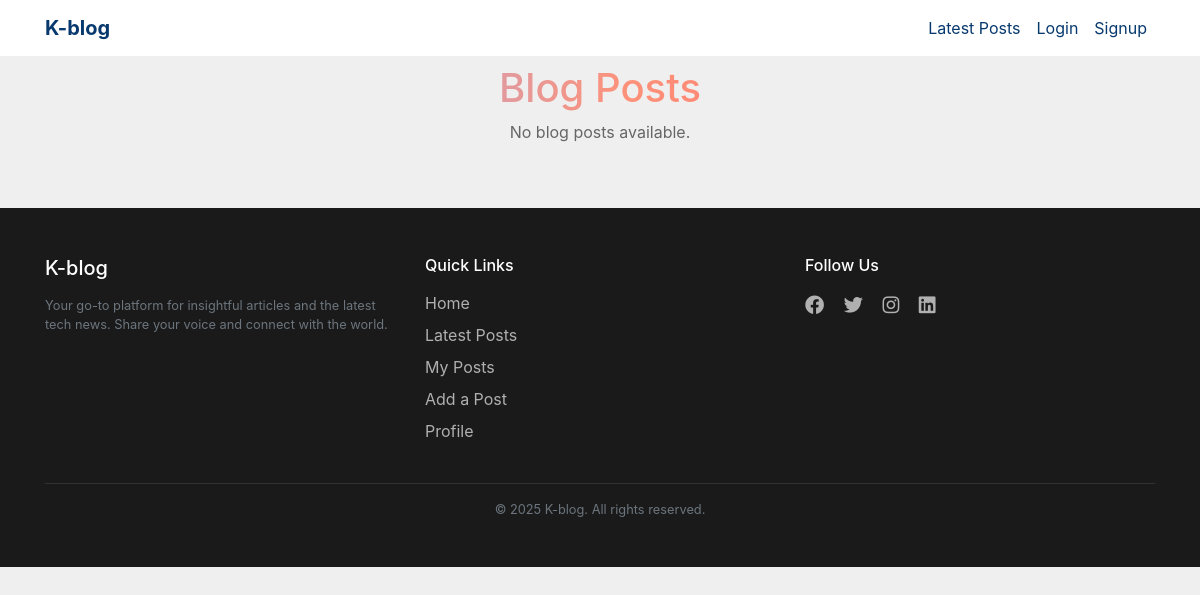
/category/3, run on an earlier commit of the app's database.
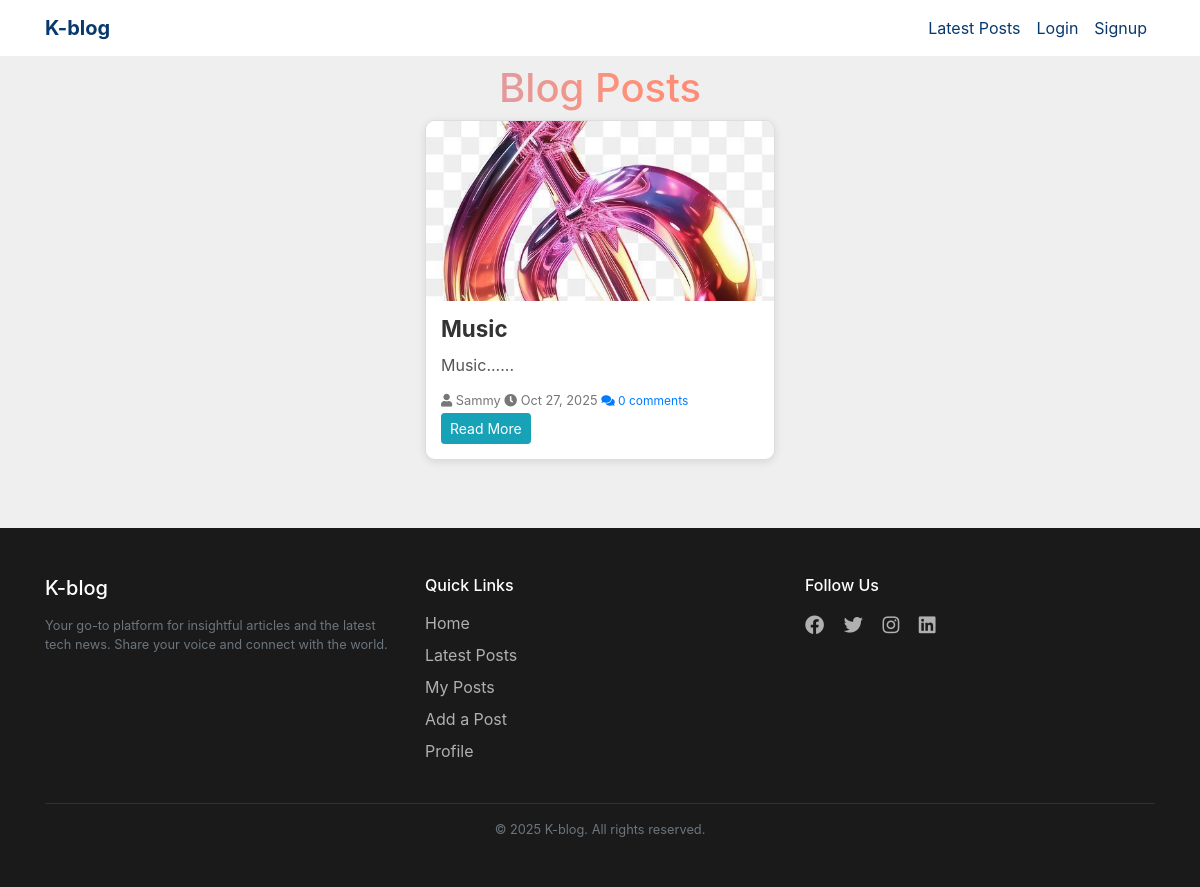
And on a later commit of the database.
### models.py (models this page shows, shortened)
class Blog(db.Model):
    id = db.Column(db.Integer, primary_key=True)
    title = db.Column(db.String(100), nullable=False)
    description = db.Column(db.Text, nullable=False)
    image_filename = db.Column(db.String(200))
    views = db.Column(db.Integer, default=0)
    date_published = db.Column(db.DateTime, default=datetime.now, nullable=False)
    user_id = db.Column(db.Integer, db.ForeignKey('user.id', name='fk_blog_user'), nullable=False)
    category_id = db.Column(db.Integer, db.ForeignKey('category.id'))
    tags = db.relationship('Tag', secondary=blog_tags, backref=db.backref('blogs', lazy='dynamic'))
    user = db.relationship('User', back_populates='blogs')
    comments = db.relationship('Comment', backref='blog', lazy=True, cascade='all, delete')

class User(db.Model):
    id = db.Column(db.Integer, primary_key=True, index=True)
    username = db.Column(db.String(50), unique=True, nullable=False)
    email = db.Column(db.String(200), unique=True, index=True)
    phone = db.Column(db.String(20))
    password_hash = db.Column(db.String(200))
    created = db.Column(db.DateTime, default=datetime.now)
    is_verified = db.Column(db.Boolean, default=False)
    verification_token = db.Column(db.String(100))
    reset_code = db.Column(db.String(10))
    reset_code_sent_at = db.Column(db.DateTime, default=datetime.utcnow)
    is_admin = db.Column(db.Boolean, default=False)
    comments = db.relationship('Comment', backref='user', lazy=True)
    blogs = db.relationship('Blog', back_populates='user', cascade="all, delete")

### routes.py (the view)
@app.route('/category/<int:category_id>')
def category_blogs(category_id):
    category = Category.query.get_or_404(category_id)
    blogs = Blog.query.filter_by(category_id=category.id).order_by(Blog.date_published.desc()).all()
    return render_template('category_blogs.html', blogs=blogs, category=category)

### routes.py (called while the page is built)
@app.context_processor
def inject_user():
    user = None
    if 'user_id' in session:
        user = User.query.get(session['user_id'])
    return dict(current_user=user)

### templates/category_blogs.html (shortened to what this page needs)
{% extends "base.html" %}
{% block content %}
<h1 style="text-align: center;">Blog Posts</h1>
<div class="blog-container">
      {% for blog in blogs %}
    {% include "partials/searchresult.html" %}
{% else %}
    <p class="no-blogs">No blog posts available.</p>
{% endfor %}
</div>
{% endblock %}

### templates/partials/searchresult.html (shortened to what this page needs)
<div class="blog-card-custom">
    {% if blog.image_filename %}
        <img src="{{ url_for('static', filename='uploads/' + blog.image_filename) }}" alt="Blog Image" class="blog-image-custom">
    {% endif %}
    <div class="blog-content-custom">
        <h2 class="blog-title-custom">{{ blog.title }}</h2>
        <p class="blog-description-custom">
            {{ blog.description.split()[:20] | join(' ') }}
        </p>
        <small class="blog-meta-custom">
            <i class="fas fa-user"></i> {{ blog.user.username }}
            <i class="fas fa-clock"></i> {{ blog.date_published.strftime('%b %d, %Y') }}
             <a href="{{ url_for('view_blog', blog_id=blog.id) }}" class="" style="font-size: 12px;">
        <i class="fas fa-comments"></i> {{ blog.comments|length }} comment{{ '' if blog.comments|length == 1 else 's' }}
        </a>
        </small>
            <a href="{{ url_for('view_blog', blog_id=blog.id) }}" class="btn btn-info btn-sm" style="margin-top: 2px;">Read More</a>
            <br>
    </div>
</div>

What changed in the data, as far as the page shows it:
added Blog: image_filename (picture), title "Music", description.split "Music......", user.username "Sammy", date_published "Oct 27, 2025", comments|length "0", comments "s"
Also different on the page:
text no longer shown: "No blog posts available."
